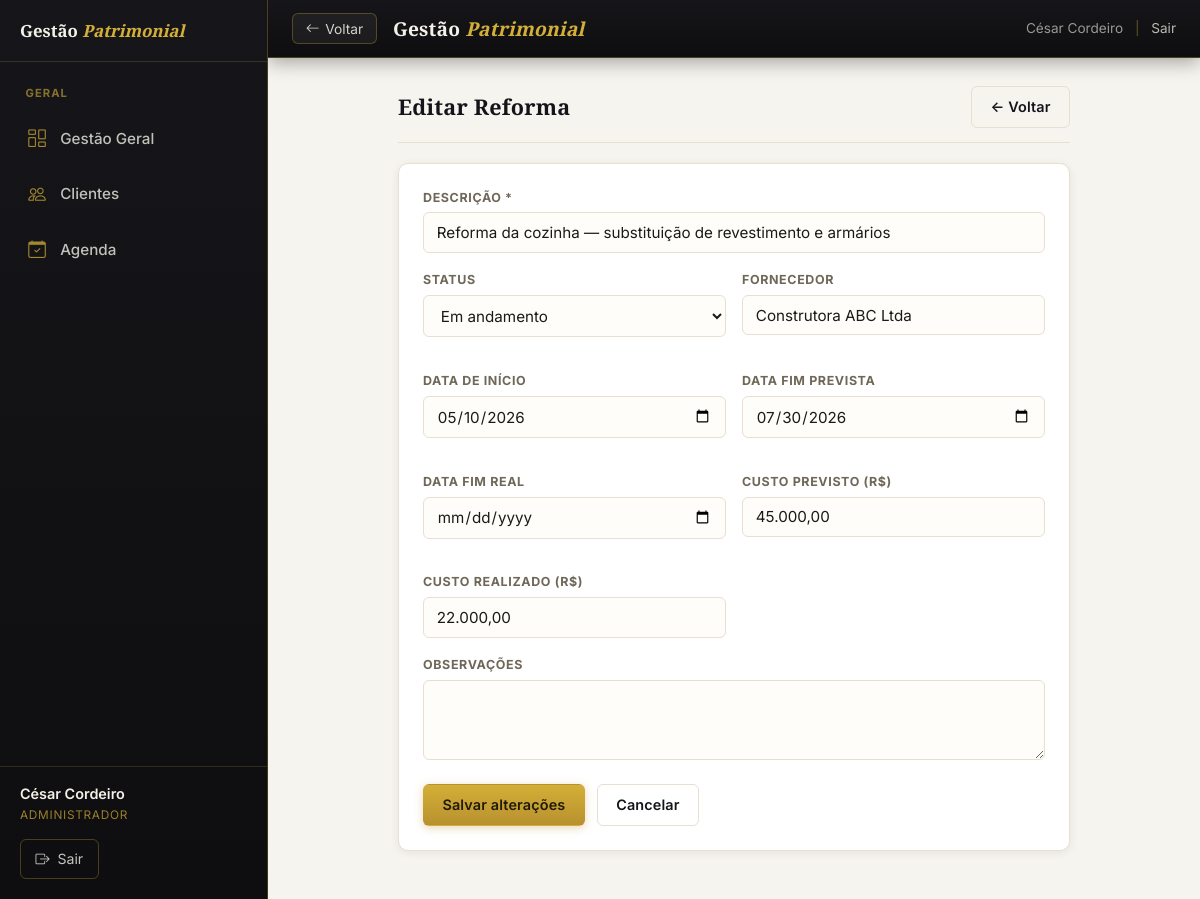
The app's page /reformas/editar?id=1&imovel_id=1 (signed in) with its own data.
### tables this page shows
CREATE TABLE IF NOT EXISTS reformas (
  id                INT AUTO_INCREMENT PRIMARY KEY,
  imovel_id         INT NOT NULL,
  descricao         VARCHAR(300) NOT NULL,
  status            ENUM('planejado','em_andamento','concluido','cancelado') NOT NULL DEFAULT 'planejado',
  data_inicio       DATE         NULL,
  data_fim_prevista DATE         NULL,
  data_fim_real     DATE         NULL,
  custo_previsto    DECIMAL(12,2) NULL,
  custo_realizado   DECIMAL(12,2) NULL,
  fornecedor        VARCHAR(200) NULL,
  observacoes       TEXT         NULL,
  criado_em         DATETIME NOT NULL DEFAULT CURRENT_TIMESTAMP,
  atualizado_em     DATETIME NOT NULL DEFAULT CURRENT_TIMESTAMP ON UPDATE CURRENT_TIMESTAMP,
  FOREIGN KEY (imovel_id) REFERENCES imoveis(id) ON DELETE CASCADE
);

### app/Core/View.php (called while the page is built, shortened)
<?php
class View
{
    public static function render(string $view, array $data = []): void
    {
        $file = APP_PATH . '/Views/' . $view . '.php';
        extract($data, EXTR_SKIP);
        require $file;
    }
}

### app/Core/Controller.php (called while the page is built, shortened)
<?php
abstract class Controller
{
    protected function view(string $view, array $data = []): void
    {
        View::render($view, $data);
    }
}

### app/Controllers/ReformasController.php (called while the page is built, shortened)
<?php
class ReformasController extends Controller
{
    public function editar(): void
    {
        $id = (int) ($_GET['id'] ?? 0);
        $r = Reforma::buscar($id);
        $d = $_POST ?: $r;
        $this->view('reformas/editar', compact('r', 'd', 'erro'));
    }
}

### app/Core/Router.php (called while the page is built, shortened)
<?php
class Router
{
    private array $routes = ['GET' => [], 'POST' => []];
    public function get(string $path, array $handler): void
    {
        $this->routes['GET'][trim($path, '/')] = $handler;
    }
    public function post(string $path, array $handler): void
    {
        $this->routes['POST'][trim($path, '/')] = $handler;
    }
    public function dispatch(string $url, string $method): void
    {
        $url    = trim($url, '/');
        $method = strtoupper($method) === 'POST' ? 'POST' : 'GET';
        $handler = $this->routes[$method][$url] ?? null;
        [$class, $action] = $handler;
        (new $class())->$action();
    }
}

### index.php (called while the page is built, shortened)
<?php
require_once __DIR__ . '/app/bootstrap.php';
$router = new Router();
$router->dispatch($_GET['url'] ?? '', $_SERVER['REQUEST_METHOD']);

### app/bootstrap.php (called while the page is built, shortened)
<?php
spl_autoload_register(function (string $class): void {
    foreach (['Core', 'Controllers', 'Models'] as $dir) {
        $file = APP_PATH . '/' . $dir . '/' . $class . '.php';
        if (is_file($file)) {
            return;
        }
    }
});

### includes/db.php (called while the page is built, shortened)
<?php
function db(): PDO
{
    static $pdo = null;
    if ($pdo === null) {
        $host    = Env::get('DB_HOST', '127.0.0.1');
        $name    = Env::get('DB_NAME', 'gestao_patrimonial');
        $user    = Env::get('DB_USER', 'root');
        $pass    = Env::get('DB_PASS', '');
        $charset = Env::get('DB_CHARSET', 'utf8mb4');
        $dsn = "mysql:host={$host};dbname={$name};charset={$charset}";
        $pdo = new PDO($dsn, $user, $pass, [
            PDO::ATTR_ERRMODE            => PDO::ERRMODE_EXCEPTION,
            PDO::ATTR_DEFAULT_FETCH_MODE => PDO::FETCH_ASSOC,
            PDO::ATTR_EMULATE_PREPARES   => false,
        ]);
    }
    return $pdo;
}

### app/Models/Reforma.php (called while the page is built, shortened)
<?php
class Reforma
{
    public static function buscar(int $id): ?array
    {
        $s = db()->prepare('SELECT * FROM reformas WHERE id = ?');
        $s->execute([$id]);
        return $s->fetch() ?: null;
    }
}

### includes/functions.php (called while the page is built, shortened)
<?php
function base_url(string $path = ''): string {
    $base = defined('BASE_URL') ? BASE_URL : '/cezar/';
    return $base . ltrim($path, '/');
}
function h(string $str): string {
    return htmlspecialchars($str, ENT_QUOTES, 'UTF-8');
}

### app/Views/reformas/editar.php (the view, shortened to what this page needs)
<?php
require APP_ROOT . '/includes/header.php';
if (!function_exists('mf')) {
    function mf(float $v): string { return $v ? number_format($v, 2, ',', '.') : ''; }
}
?>
<div class="container" style="max-width:720px">
  <div class="card-header" style="margin-bottom:1.25rem">
    <h2 class="card-titulo">Editar Reforma</h2>
    <a href="<?= base_url('imoveis/ficha?id='.$r['imovel_id'].'&aba=reformas') ?>" class="btn btn-secundario">← Voltar</a>
  </div>
  <div class="card">
    <form method="post">
      <div class="form-grupo"><label>Descrição *</label><input type="text" name="descricao" required value="<?= h($d['descricao']) ?>"></div>
      <div class="form-grid form-grid-2">
        <div class="form-grupo"><label>Status</label>
          <select name="status">
            <?php foreach(['planejado'=>'Planejado','em_andamento'=>'Em andamento','concluido'=>'Concluído','cancelado'=>'Cancelado'] as $v=>$l): ?>
            <option value="<?=$v?>" <?=$d['status']===$v?'selected':''?>><?=$l?></option>
            <?php endforeach; ?>
          </select>
        </div>
        <div class="form-grupo"><label>Fornecedor</label><input type="text" name="fornecedor" value="<?= h($d['fornecedor']??'') ?>"></div>
        <div class="form-grupo"><label>Data de início</label><input type="date" name="data_inicio" value="<?= h($d['data_inicio']??'') ?>"></div>
        <div class="form-grupo"><label>Data fim prevista</label><input type="date" name="data_fim_prevista" value="<?= h($d['data_fim_prevista']??'') ?>"></div>
        <div class="form-grupo"><label>Data fim real</label><input type="date" name="data_fim_real" value="<?= h($d['data_fim_real']??'') ?>"></div>
        <div class="form-grupo"><label>Custo previsto (R$)</label><input type="text" name="custo_previsto" value="<?= mf((float)($d['custo_previsto']??0)) ?>"></div>
        <div class="form-grupo"><label>Custo realizado (R$)</label><input type="text" name="custo_realizado" value="<?= mf((float)($d['custo_realizado']??0)) ?>"></div>
      </div>
      <div class="form-grupo"><label>Observações</label><textarea name="observacoes"><?= h($d['observacoes']??'') ?></textarea></div>
      <div style="display:flex;gap:.75rem;margin-top:1rem">
        <button type="submit" class="btn btn-primario">Salvar alterações</button>
        <a href="<?= base_url('imoveis/ficha?id='.$r['imovel_id'].'&aba=reformas') ?>" class="btn btn-secundario">Cancelar</a>
      </div>
    </form>
  </div>
</div>
<?php require APP_ROOT . '/includes/footer.php'; ?>

### assets/css/style.css (style rules this page uses)
*, *::before, *::after { box-sizing: border-box; margin: 0; padding: 0; }
:root { --preto: #0e0e10; --preto-2: #1b1b1f; --grafite: #2a2a2e; --dourado: #b8912f; --dourado-claro:#d4af37; --dourado-h: #9a7826; --marfim: #f6f4ee; --cor-primaria: #16141a; --cor-acento: #b8912f; --cor-acento-h: #9a7826; --cor-fundo: #f6f4ee; --cor-branco: #ffffff; --cor-borda: #e7e0d0; --cor-texto: #1c1a17; --cor-secundario:#6f6858; --cor-sucesso: #2f7d52; --cor-alerta: #a56a12; --cor-erro: #b23b3b; --cor-tag-bg: #f2ead6; --cor-tag-txt: #8a6a1f; --sombra: 0 2px 10px rgba(20,16,8,.07); --sombra-alta: 0 14px 38px rgba(20,16,8,.16); --raio: 10px; --raio-sm: 6px; --fonte-titulo: 'Playfair Display', Georgia, 'Times New Roman', serif; --fonte-corpo: 'Inter', -apple-system, BlinkMacSystemFont, 'Segoe UI', sans-serif; }
body { font-family: var(--fonte-corpo); background: var(--cor-fundo); color: var(--cor-texto); font-size: 15px; line-height: 1.55; -webkit-font-smoothing: antialiased; }
a { color: var(--cor-acento); text-decoration: none; }
h1, h2, h3 { font-family: var(--fonte-titulo); }
@media (min-width: 1024px) { body { padding-left: 268px; } }
.container { max-width: 1200px; margin: 0 auto; padding: 1.75rem 1.5rem; }
.card { background: var(--cor-branco); border: 1px solid var(--cor-borda); border-radius: var(--raio); box-shadow: var(--sombra); padding: 1.5rem; margin-bottom: 1.25rem; }
.card-header { display: flex; align-items: center; justify-content: space-between; margin-bottom: 1.25rem; padding-bottom: .85rem; border-bottom: 1px solid var(--cor-borda); }
.card-titulo { font-family: var(--fonte-titulo); font-size: 1.35rem; font-weight: 700; color: var(--cor-primaria); letter-spacing: .01em; }
.btn { display: inline-flex; align-items: center; gap: .4rem; padding: .55rem 1.15rem; border-radius: var(--raio-sm); border: 1px solid transparent; cursor: pointer; font-size: .9rem; font-weight: 600; font-family: var(--fonte-corpo); letter-spacing: .01em; transition: background .15s, box-shadow .15s, border-color .15s, transform .1s; text-decoration: none; }
.btn-primario { background: linear-gradient(180deg, #d4af37 0%, var(--dourado) 100%); color: #201a08; box-shadow: 0 2px 8px rgba(184,145,47,.35); }
.btn-secundario { background: transparent; color: var(--cor-primaria); border-color: var(--cor-borda); }
.form-grupo { margin-bottom: 1.1rem; }
.form-grupo label { display: block; font-size: .78rem; font-weight: 700; color: var(--cor-secundario); margin-bottom: .35rem; text-transform: uppercase; letter-spacing: .05em; }
.form-grupo input, .form-grupo select, .form-grupo textarea { width: 100%; padding: .6rem .8rem; border: 1px solid var(--cor-borda); border-radius: var(--raio-sm); font-size: .95rem; font-family: var(--fonte-corpo); color: var(--cor-texto); background: #fffdf9; transition: border-color .15s, box-shadow .15s, background .15s; }
.form-grupo textarea { resize: vertical; min-height: 80px; }
.form-grid { display: grid; gap: 1rem; }
.form-grid-2 { grid-template-columns: repeat(2, 1fr); }

### records on screen
reformas: descricao "Reforma da cozinha — substituição de revestimento e armários", status "Em andamento", fornecedor "Construtora ABC Ltda", data_inicio "05/10/2026", data_fim_prevista "07/30/2026", custo_previsto "45.000,00", custo_realizado "22.000,00"

### other values on screen
$usuario['nome'] "César Cordeiro"
$titulo "GERAL"
$rotulo "Gestão Geral"
$rotulo "Clientes"
$rotulo "Agenda"
